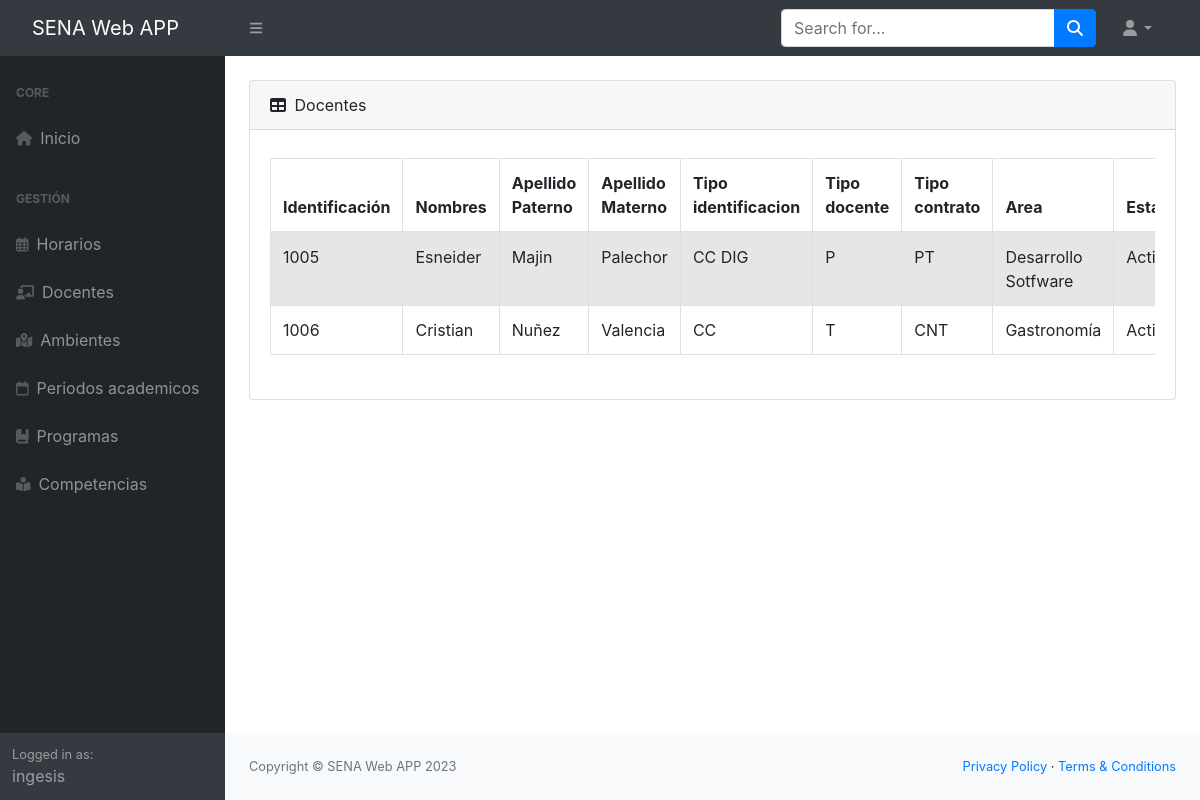
Screenshot of /app/gestionDocentes/ (signed in) with the database file from the repository.
### Aplicaciones/Academico/models.py (models this page shows, shortened)
class Docente(models.Model):
    identificacion = models.PositiveIntegerField(primary_key=True)
    nombres = models.CharField(max_length=50)
    apellido_paterno = models.CharField(max_length=20)
    apellido_materno = models.CharField(max_length=20)
    tipo_identificacion = models.CharField(
        max_length=6, choices=tipoIdentificacion, default='CC')
    tipo_docente = models.CharField(
        max_length=11, choices=tipoDocente, default='Tecnico')
    tipo_contrato = models.CharField(
        max_length=11, choices=tipoContrato, default='PT')
    area = models.ForeignKey(
        Area, null=True, blank=True, on_delete=models.CASCADE)
    estado = models.BooleanField(default=True)
    class Meta:
        verbose_name = 'Docente'
        verbose_name_plural = 'Docentes'
        db_table = 'docente'
        ordering = ['apellido_paterno', '-apellido_materno']

class Area(models.Model):
    nombre = models.CharField(max_length=50)
    def __str__(self) -> str:
        return "{}".format(self.nombre)
    class Meta:
        verbose_name = 'Area'
        verbose_name_plural = 'Areas'
        db_table = 'area'
        ordering = ['nombre']

### Aplicaciones/Academico/views.py (the view)
# urls.py: path('gestionDocentes/', login_required(views.gestionDocentes)),
def gestionDocentes(request):
    usuario = get_user(request)
    if usuario.is_superuser:
        docentesListados = Docente.objects.all()
        return render(request, "gestion-docentes.html", {"docentes": docentesListados})
    else:
        return render(request, "denegado.html")

### Aplicaciones/Academico/templates/gestion-docentes.html (shortened to what this page needs)
{% extends "./base.html" %}
{% block body %}
<div class="container-fluid px-4 mt-4">
            <div class="card mb-4">
                <div class="card-header">
                    <i class="fas fa-table me-1"></i>
                        Docentes
                </div>
                <div class="card-body">
                    <div class="table-responsive py-2">
                        <table class="table table-striped table-hover table-bordered">
                            <thead class="">
                                <tr>
                                    <th class="text-left" scope="col">Identificación</th>
                                    <th class="text-left" scope="col">Nombres</th>
                                    <th class="text-left" scope="col">Apellido Paterno</th>
                                    <th class="text-left" scope="col">Apellido Materno</th>
                                    <th class="text-left" scope="col">Tipo identificacion</th>
                                    <th class="text-left" scope="col">Tipo docente</th>
                                    <th class="text-left" scope="col">Tipo contrato</th>
                                    <th class="text-left" scope="col">Area</th>
                                    <th class="text-left" scope="col">Estado</th>
                                </tr>
                            </thead>
                            <tbody>
                                {% for d in docentes %}
                                <tr>
                                    <td class="text-left" scope="row">{{d.identificacion}}</td>
                                    <td class="text-left">{{d.nombres}}</td>
                                    <td class="text-left">{{d.apellido_paterno}}</td>
                                    <td class="text-left">{{d.apellido_materno}}</td>
                                    <td class="text-left">{{d.tipo_identificacion}}</td>
                                    <td class="text-left">{{d.tipo_docente}}</td>
                                    <td class="text-left">{{d.tipo_contrato}}</td>
                                    <td class="text-left">{{d.area}}</td>
                                    <td class="text-left">
                                        {% if d.estado %}
                                        Activo
                                        {% else %}
                                        Inactivo
                                        {% endif %}
                                    </td>
                                </tr>
                                {% endfor %}
                            </tbody>
                        </table>
                    </div>
                </div>
    </div>
</div>
{% endblock %}

### Aplicaciones/Academico/templates/base.html (shortened to what this page needs)
<!DOCTYPE html>
<html lang="en">
    <head>
        {% load static %}
        <link rel="stylesheet" href="{% static '/css/style.css' %}" />
        <link
            rel="stylesheet"
            href="https://cdn.jsdelivr.net/npm/bootstrap@4.5.3/dist/css/bootstrap.min.css"
        />
        <link
            rel="stylesheet"
            href="https://cdnjs.cloudflare.com/ajax/libs/bootstrap-datepicker/1.9.0/css/bootstrap-datepicker.min.css"
        />
        <link
            rel="stylesheet"
            href="https://cdnjs.cloudflare.com/ajax/libs/font-awesome/4.7.0/css/font-awesome.min.css"
        />
    </head>
    <body class="sb-nav-fixed">
        <nav class="sb-topnav navbar navbar-expand navbar-dark bg-dark">
            <a class="navbar-brand ps-3" href="/">SENA Web APP</a>
            <button
                class="btn btn-link btn-sm order-1 order-lg-0 me-4 me-lg-0"
                id="sidebarToggle"
                href="#!"
            >
                <i class="fas fa-bars"></i>
            </button>
            <form
                class="d-none d-md-inline-block form-inline ms-auto me-0 me-md-3 my-2 my-md-0"
            >
                <div class="input-group">
                    <input
                        class="form-control"
                        type="text"
                        placeholder="Search for..."
                        aria-label="Search for..."
                        aria-describedby="btnNavbarSearch"
                    />
                    <button
                        class="btn btn-primary"
                        id="btnNavbarSearch"
                        type="button"
                    >
                        <i class="fas fa-search"></i>
                    </button>
                </div>
            </form>
            <ul class="navbar-nav ms-auto ms-md-0 me-3 me-lg-4">
                <li class="nav-item dropdown">
                    <a
                        class="nav-link dropdown-toggle"
                        id="navbarDropdown"
                        href="#"
                        role="button"
                        data-bs-toggle="dropdown"
                        aria-expanded="false"
                        ><i class="fas fa-user fa-fw"></i
                    ></a>
                </li>
            </ul>
        </nav>
        <div id="layoutSidenav">
            <div id="layoutSidenav_nav">
                <nav
                    class="sb-sidenav accordion sb-sidenav-dark"
                    id="sidenavAccordion"
                >
                    <div class="sb-sidenav-menu">
                        <div class="nav">
                            <div class="sb-sidenav-menu-heading">Core</div>
                            <a class="nav-link" href="/">
                                <div class="sb-nav-link-icon">
                                    <i class="fa-solid fa-house"></i>
                                </div>
                                Inicio
                            </a>
                            <div class="sb-sidenav-menu-heading">Gestión</div>
                            <a class="nav-link" href="/app/gestionHorarios/">
                                <div class="sb-nav-link-icon">
                                    <i class="fa-regular fa-calendar-days"></i>
                                </div>
                                Horarios
                            </a>
                            <a class="nav-link" href="/app/gestionDocentes/">
                                <div class="sb-nav-link-icon">
                                    <i class="fa-solid fa-chalkboard-user"></i>
                                </div>
                                Docentes
                            </a>
                            <a class="nav-link" href="/app/gestionAmbientes/">
                                <div class="sb-nav-link-icon">
                                    <i class="fa-solid fa-map-location-dot"></i>
                                </div>
                                Ambientes
                            </a>
                            <a class="nav-link" href="/app/gestionPeriodos/">
                                <div class="sb-nav-link-icon">
                                    <i class="fa-regular fa-calendar"></i>
                                </div>
                                Periodos academicos
                            </a>
                            <a class="nav-link" href="/app/gestionProgramas/">
                                <div class="sb-nav-link-icon">
                                    <i class="fa-solid fa-book-bookmark"></i>
                                </div>
                                Programas
                            </a>
                            <a
                                class="nav-link"
                                href="/app/gestionCompetencias/"
                            >
                                <div class="sb-nav-link-icon">
                                    <i class="fa-solid fa-book-open-reader"></i>
                                </div>
                                Competencias
                            </a>
                        </div>
                    </div>
                    <div class="sb-sidenav-footer">
                        <div class="small">Logged in as:</div>
                        {{user.username}}
                    </div>
                </nav>
            </div>
            <div id="layoutSidenav_content">
                <main>{% block body %} {% endblock %}</main>
                <footer class="py-4 bg-light mt-auto">
                    <div class="container-fluid px-4">
                        <div
                            class="d-flex align-items-center justify-content-between small"
                        >
                            <div class="text-muted">
                                Copyright &copy; SENA Web APP 2023
                            </div>
                            <div>
                                <a href="#">Privacy Policy</a>
                                &middot;
                                <a href="#">Terms &amp; Conditions</a>
                            </div>
                        </div>
                    </div>
                </footer>
            </div>
        </div>
    </body>
</html>

### rows the page displays
Docente: identificacion "1005", nombres "Esneider", apellido_paterno "Majin", apellido_materno "Palechor", tipo_identificacion "CC DIG", tipo_docente "P", tipo_contrato "PT", area "Desarrollo Sotfware", estado "Activo"
Docente: identificacion "1006", nombres "Cristian", apellido_paterno "Nuñez", apellido_materno "Valencia", tipo_identificacion "CC", tipo_docente "T", tipo_contrato "CNT", area "Gastronomía", estado "Activo"

### other values shown
{{ user.username }} "ingesis"
